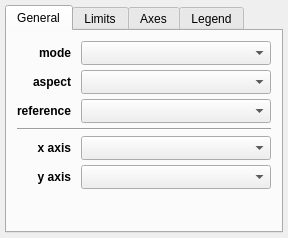
<?xml version="1.0" encoding="UTF-8"?>
<ui version="4.0">
 <class>Widget</class>
 <widget class="QWidget" name="Widget">
  <property name="geometry">
   <rect>
    <x>0</x>
    <y>0</y>
    <width>288</width>
    <height>238</height>
   </rect>
  </property>
  <property name="windowTitle">
   <string>2D Image</string>
  </property>
  <layout class="QGridLayout" name="gridLayout_5">
   <property name="leftMargin">
    <number>5</number>
   </property>
   <property name="topMargin">
    <number>5</number>
   </property>
   <property name="rightMargin">
    <number>5</number>
   </property>
   <property name="bottomMargin">
    <number>5</number>
   </property>
   <property name="verticalSpacing">
    <number>5</number>
   </property>
   <item row="14" column="0">
    <widget class="QTabWidget" name="tab_widget">
     <property name="currentIndex">
      <number>0</number>
     </property>
     <widget class="QWidget" name="tab">
      <attribute name="title">
       <string>General</string>
      </attribute>
      <layout class="QGridLayout" name="gridLayout">
       <property name="leftMargin">
        <number>10</number>
       </property>
       <property name="topMargin">
        <number>10</number>
       </property>
       <property name="rightMargin">
        <number>10</number>
       </property>
       <property name="bottomMargin">
        <number>10</number>
       </property>
       <property name="horizontalSpacing">
        <number>10</number>
       </property>
       <property name="verticalSpacing">
        <number>5</number>
       </property>
       <item row="0" column="0">
        <widget class="QLabel" name="label_3">
         <property name="font">
          <font>
           <weight>75</weight>
           <bold>true</bold>
          </font>
         </property>
         <property name="text">
          <string>mode</string>
         </property>
         <property name="alignment">
          <set>Qt::AlignRight|Qt::AlignTrailing|Qt::AlignVCenter</set>
         </property>
        </widget>
       </item>
       <item row="1" column="1">
        <widget class="QComboBox" name="combosel_aspect">
         <property name="sizeAdjustPolicy">
          <enum>QComboBox::AdjustToMinimumContentsLengthWithIcon</enum>
         </property>
        </widget>
       </item>
       <item row="2" column="1">
        <widget class="QComboBox" name="combosel_reference_data">
         <property name="sizeAdjustPolicy">
          <enum>QComboBox::AdjustToMinimumContentsLengthWithIcon</enum>
         </property>
        </widget>
       </item>
       <item row="3" column="0" colspan="2">
        <widget class="Line" name="line">
         <property name="orientation">
          <enum>Qt::Horizontal</enum>
         </property>
        </widget>
       </item>
       <item row="8" column="1">
        <spacer name="horizontalSpacer_2">
         <property name="orientation">
          <enum>Qt::Horizontal</enum>
         </property>
         <property name="sizeHint" stdset="0">
          <size>
           <width>40</width>
           <height>5</height>
          </size>
         </property>
        </spacer>
       </item>
       <item row="2" column="0">
        <widget class="QLabel" name="label_4">
         <property name="font">
          <font>
           <weight>75</weight>
           <bold>true</bold>
          </font>
         </property>
         <property name="text">
          <string>reference</string>
         </property>
         <property name="alignment">
          <set>Qt::AlignRight|Qt::AlignTrailing|Qt::AlignVCenter</set>
         </property>
        </widget>
       </item>
       <item row="0" column="1">
        <widget class="QComboBox" name="combosel_color_mode">
         <property name="sizeAdjustPolicy">
          <enum>QComboBox::AdjustToMinimumContentsLengthWithIcon</enum>
         </property>
        </widget>
       </item>
       <item row="1" column="0">
        <widget class="QLabel" name="label">
         <property name="font">
          <font>
           <weight>75</weight>
           <bold>true</bold>
          </font>
         </property>
         <property name="text">
          <string>aspect</string>
         </property>
         <property name="alignment">
          <set>Qt::AlignRight|Qt::AlignTrailing|Qt::AlignVCenter</set>
         </property>
        </widget>
       </item>
       <item row="4" column="0">
        <widget class="QLabel" name="x_lab">
         <property name="font">
          <font>
           <weight>75</weight>
           <bold>true</bold>
          </font>
         </property>
         <property name="text">
          <string>x axis</string>
         </property>
         <property name="alignment">
          <set>Qt::AlignRight|Qt::AlignTrailing|Qt::AlignVCenter</set>
         </property>
        </widget>
       </item>
       <item row="5" column="0">
        <widget class="QLabel" name="x_lab">
         <property name="font">
          <font>
           <weight>75</weight>
           <bold>true</bold>
          </font>
         </property>
         <property name="text">
          <string>y axis</string>
         </property>
         <property name="alignment">
          <set>Qt::AlignRight|Qt::AlignTrailing|Qt::AlignVCenter</set>
         </property>
        </widget>
       </item>
       <item row="5" column="1">
        <widget class="QComboBox" name="combosel_y_att_world">
         <property name="sizeAdjustPolicy">
          <enum>QComboBox::AdjustToMinimumContentsLengthWithIcon</enum>
         </property>
        </widget>
       </item>
       <item row="4" column="1">
        <widget class="QComboBox" name="combosel_x_att_world">
         <property name="sizeAdjustPolicy">
          <enum>QComboBox::AdjustToMinimumContentsLengthWithIcon</enum>
         </property>
        </widget>
       </item>
       <item row="6" column="0" colspan="2">
        <layout class="QVBoxLayout" name="layout_slices"/>
       </item>
       <item row="9" column="1">
        <spacer name="verticalSpacer">
         <property name="orientation">
          <enum>Qt::Vertical</enum>
         </property>
         <property name="sizeHint" stdset="0">
          <size>
           <width>20</width>
           <height>40</height>
          </size>
         </property>
        </spacer>
       </item>
      </layout>
     </widget>
     <widget class="QWidget" name="tab_2">
      <attribute name="title">
       <string>Limits</string>
      </attribute>
      <layout class="QGridLayout" name="gridLayout_2">
       <property name="leftMargin">
        <number>10</number>
       </property>
       <property name="topMargin">
        <number>10</number>
       </property>
       <property name="rightMargin">
        <number>10</number>
       </property>
       <property name="bottomMargin">
        <number>10</number>
       </property>
       <property name="horizontalSpacing">
        <number>10</number>
       </property>
       <property name="verticalSpacing">
        <number>5</number>
       </property>
       <item row="1" column="2">
        <widget class="QToolButton" name="button_flip_y">
         <property name="styleSheet">
          <string notr="true">padding: 0px</string>
         </property>
         <property name="text">
          <string>⇄</string>
         </property>
        </widget>
       </item>
       <item row="1" column="0">
        <widget class="QLabel" name="label_2">
         <property name="font">
          <font>
           <weight>75</weight>
           <bold>true</bold>
          </font>
         </property>
         <property name="text">
          <string>y axis</string>
         </property>
         <property name="alignment">
          <set>Qt::AlignRight|Qt::AlignTrailing|Qt::AlignVCenter</set>
         </property>
        </widget>
       </item>
       <item row="2" column="1" colspan="3">
        <spacer name="horizontalSpacer">
         <property name="orientation">
          <enum>Qt::Horizontal</enum>
         </property>
         <property name="sizeHint" stdset="0">
          <size>
           <width>40</width>
           <height>5</height>
          </size>
         </property>
        </spacer>
       </item>
       <item row="0" column="1">
        <widget class="QLineEdit" name="valuetext_x_min"/>
       </item>
       <item row="0" column="3">
        <widget class="QLineEdit" name="valuetext_x_max"/>
       </item>
       <item row="3" column="2">
        <spacer name="verticalSpacer_3">
         <property name="orientation">
          <enum>Qt::Vertical</enum>
         </property>
         <property name="sizeHint" stdset="0">
          <size>
           <width>20</width>
           <height>40</height>
          </size>
         </property>
        </spacer>
       </item>
       <item row="1" column="3">
        <widget class="QLineEdit" name="valuetext_y_max"/>
       </item>
       <item row="1" column="1">
        <widget class="QLineEdit" name="valuetext_y_min"/>
       </item>
       <item row="0" column="0">
        <widget class="QLabel" name="label_2">
         <property name="font">
          <font>
           <weight>75</weight>
           <bold>true</bold>
          </font>
         </property>
         <property name="text">
          <string>x axis</string>
         </property>
         <property name="alignment">
          <set>Qt::AlignRight|Qt::AlignTrailing|Qt::AlignVCenter</set>
         </property>
        </widget>
       </item>
       <item row="0" column="2">
        <widget class="QToolButton" name="button_flip_x">
         <property name="styleSheet">
          <string notr="true">padding: 0px</string>
         </property>
         <property name="text">
          <string>⇄</string>
         </property>
        </widget>
       </item>
      </layout>
      <zorder>label_2</zorder>
      <zorder>valuetext_x_min</zorder>
      <zorder>button_flip_x</zorder>
      <zorder>valuetext_x_max</zorder>
      <zorder>label_2</zorder>
      <zorder>valuetext_y_min</zorder>
      <zorder>button_flip_y</zorder>
      <zorder>valuetext_y_max</zorder>
      <zorder>verticalSpacer_3</zorder>
      <zorder>horizontalSpacer</zorder>
     </widget>
     <widget class="QWidget" name="tab_3">
      <attribute name="title">
       <string>Axes</string>
      </attribute>
      <layout class="QHBoxLayout" name="horizontalLayout">
       <property name="leftMargin">
        <number>5</number>
       </property>
       <property name="topMargin">
        <number>5</number>
       </property>
       <property name="rightMargin">
        <number>5</number>
       </property>
       <property name="bottomMargin">
        <number>5</number>
       </property>
       <item>
        <widget class="AxesEditorWidget" name="axes_editor" native="true"/>
       </item>
      </layout>
     </widget>
     <widget class="QWidget" name="tab_4">
      <attribute name="title">
       <string>Legend</string>
      </attribute>
      <layout class="QHBoxLayout" name="horizontalLayout">
       <property name="leftMargin">
        <number>5</number>
       </property>
       <property name="topMargin">
        <number>5</number>
       </property>
       <property name="rightMargin">
        <number>5</number>
       </property>
       <property name="bottomMargin">
        <number>5</number>
       </property>
       <item>
        <widget class="LegendEditorWidget" name="legend_editor" native="true"/>
       </item>
      </layout>
     </widget>
    </widget>
   </item>
  </layout>
 </widget>
 <layoutdefault spacing="6" margin="11"/>
 <customwidgets>
  <customwidget>
   <class>AxesEditorWidget</class>
   <extends>QWidget</extends>
   <header>glue_qt.viewers.matplotlib.axes_editor</header>
  </customwidget>
  <customwidget>
   <class>LegendEditorWidget</class>
   <extends>QWidget</extends>
   <header>glue_qt.viewers.matplotlib.legend_editor</header>
  </customwidget>
 </customwidgets>
 <resources/>
 <connections/>
</ui>
